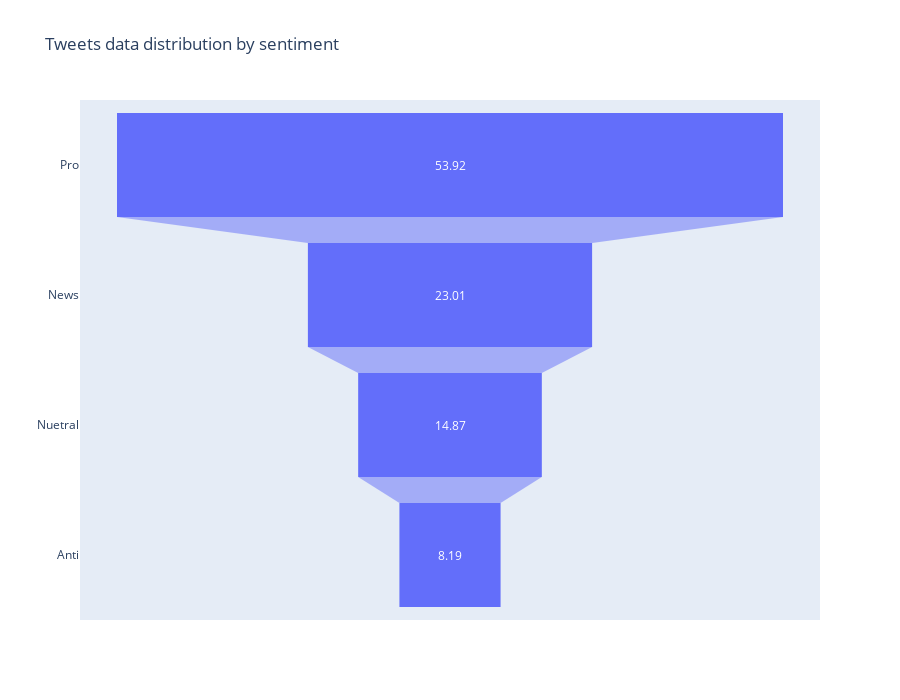

This figure's notebook cell:
### Markdown cell above
#### 3.2.1 Checking the distribution of the data

### Code cell
fig = go.Figure(go.Funnel(
    y = ["Pro","News", "Nuetral", "Anti"],
    x = round(train.sentiment.value_counts(normalize = True) * 100,2)
    ))
fig.update_layout(height=700,width = 900, showlegend=False, title_text="Tweets data distribution by sentiment")
fig.show()

### Figure 1 — Plotly figure (JSON) as saved in the notebook; plotly's stock layout.template omitted (floating-point values rounded to 4 significant figures)
{"data": [{"type": "funnel", "x": [53.92, 23.01, 14.87, 8.19], "y": ["Pro", "News", "Nuetral", "Anti"]}], "layout": {"height": 700, "showlegend": false, "title": {"text": "Tweets data distribution by sentiment"}, "width": 900}}
